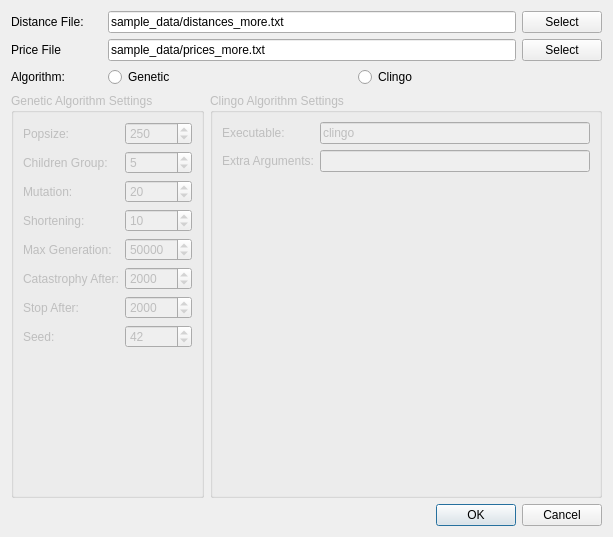
<?xml version="1.0" encoding="UTF-8"?>
<ui version="4.0">
 <class>OpenDialog</class>
 <widget class="QDialog" name="OpenDialog">
  <property name="geometry">
   <rect>
    <x>0</x>
    <y>0</y>
    <width>613</width>
    <height>537</height>
   </rect>
  </property>
  <property name="windowTitle">
   <string>Dialog</string>
  </property>
  <layout class="QGridLayout" name="gridLayout" rowstretch="0,0,0,0,1,0">
   <item row="1" column="0">
    <widget class="QLabel" name="label">
     <property name="text">
      <string>Distance File:</string>
     </property>
    </widget>
   </item>
   <item row="1" column="4">
    <layout class="QHBoxLayout" name="distancesLayout">
     <item>
      <widget class="QLineEdit" name="distancesFileEdit">
       <property name="text">
        <string>sample_data/distances_more.txt</string>
       </property>
      </widget>
     </item>
     <item>
      <widget class="QPushButton" name="distancesFileButton">
       <property name="text">
        <string>Select</string>
       </property>
      </widget>
     </item>
    </layout>
   </item>
   <item row="2" column="0">
    <widget class="QLabel" name="label_2">
     <property name="text">
      <string>Price File</string>
     </property>
    </widget>
   </item>
   <item row="2" column="4">
    <layout class="QHBoxLayout" name="pricesLayout">
     <item>
      <widget class="QLineEdit" name="pricesFileEdit">
       <property name="text">
        <string>sample_data/prices_more.txt</string>
       </property>
      </widget>
     </item>
     <item>
      <widget class="QPushButton" name="pricesFileButton">
       <property name="text">
        <string>Select</string>
       </property>
      </widget>
     </item>
    </layout>
   </item>
   <item row="5" column="4">
    <widget class="QDialogButtonBox" name="dialogButton">
     <property name="orientation">
      <enum>Qt::Horizontal</enum>
     </property>
     <property name="standardButtons">
      <set>QDialogButtonBox::Cancel|QDialogButtonBox::Ok</set>
     </property>
    </widget>
   </item>
   <item row="4" column="0" colspan="5">
    <layout class="QHBoxLayout" name="horizontalLayout_3" stretch="0,0">
     <item>
      <widget class="QGroupBox" name="geneticOptions">
       <property name="enabled">
        <bool>false</bool>
       </property>
       <property name="title">
        <string>Genetic Algorithm Settings</string>
       </property>
       <layout class="QFormLayout" name="formLayout_2">
        <property name="fieldGrowthPolicy">
         <enum>QFormLayout::ExpandingFieldsGrow</enum>
        </property>
        <item row="0" column="0">
         <widget class="QLabel" name="label_5">
          <property name="text">
           <string>Popsize:</string>
          </property>
         </widget>
        </item>
        <item row="0" column="1">
         <widget class="QSpinBox" name="popSizeEdit">
          <property name="maximum">
           <number>1000000</number>
          </property>
          <property name="value">
           <number>250</number>
          </property>
         </widget>
        </item>
        <item row="1" column="0">
         <widget class="QLabel" name="label_6">
          <property name="text">
           <string>Children Group:</string>
          </property>
         </widget>
        </item>
        <item row="1" column="1">
         <widget class="QSpinBox" name="childrenGroupEdit">
          <property name="maximum">
           <number>1000000</number>
          </property>
          <property name="value">
           <number>5</number>
          </property>
         </widget>
        </item>
        <item row="2" column="0">
         <widget class="QLabel" name="label_7">
          <property name="text">
           <string>Mutation:</string>
          </property>
         </widget>
        </item>
        <item row="2" column="1">
         <widget class="QSpinBox" name="mutationEdit">
          <property name="maximum">
           <number>1000000</number>
          </property>
          <property name="value">
           <number>20</number>
          </property>
         </widget>
        </item>
        <item row="3" column="0">
         <widget class="QLabel" name="label_8">
          <property name="text">
           <string>Shortening:</string>
          </property>
         </widget>
        </item>
        <item row="3" column="1">
         <widget class="QSpinBox" name="shorteningEdit">
          <property name="maximum">
           <number>1000000</number>
          </property>
          <property name="value">
           <number>10</number>
          </property>
         </widget>
        </item>
        <item row="4" column="0">
         <widget class="QLabel" name="label_9">
          <property name="text">
           <string>Max Generation:</string>
          </property>
         </widget>
        </item>
        <item row="4" column="1">
         <widget class="QSpinBox" name="maxGenerationsEdit">
          <property name="maximum">
           <number>1000000</number>
          </property>
          <property name="value">
           <number>50000</number>
          </property>
         </widget>
        </item>
        <item row="5" column="0">
         <widget class="QLabel" name="label_4">
          <property name="text">
           <string>Catastrophy After:</string>
          </property>
         </widget>
        </item>
        <item row="7" column="0">
         <widget class="QLabel" name="label_10">
          <property name="text">
           <string>Seed:</string>
          </property>
         </widget>
        </item>
        <item row="5" column="1">
         <widget class="QSpinBox" name="catastrophyEdit">
          <property name="maximum">
           <number>1000000</number>
          </property>
          <property name="value">
           <number>2000</number>
          </property>
         </widget>
        </item>
        <item row="7" column="1">
         <widget class="QSpinBox" name="seedEdit">
          <property name="maximum">
           <number>1000000</number>
          </property>
          <property name="value">
           <number>42</number>
          </property>
         </widget>
        </item>
        <item row="6" column="0">
         <widget class="QLabel" name="stopAfterLabel">
          <property name="text">
           <string>Stop After:</string>
          </property>
         </widget>
        </item>
        <item row="6" column="1">
         <widget class="QSpinBox" name="stopAfterEdit">
          <property name="maximum">
           <number>1000000</number>
          </property>
          <property name="value">
           <number>2000</number>
          </property>
         </widget>
        </item>
       </layout>
      </widget>
     </item>
     <item>
      <widget class="QGroupBox" name="clingoOptions">
       <property name="enabled">
        <bool>false</bool>
       </property>
       <property name="title">
        <string>Clingo Algorithm Settings</string>
       </property>
       <layout class="QFormLayout" name="formLayout">
        <property name="fieldGrowthPolicy">
         <enum>QFormLayout::ExpandingFieldsGrow</enum>
        </property>
        <item row="1" column="0">
         <widget class="QLabel" name="clingoExecutableLabel">
          <property name="text">
           <string>Executable:</string>
          </property>
         </widget>
        </item>
        <item row="1" column="1">
         <widget class="QLineEdit" name="clingoExecutableEdit">
          <property name="text">
           <string>clingo</string>
          </property>
         </widget>
        </item>
        <item row="2" column="1">
         <widget class="QLineEdit" name="clingoArgsEdit"/>
        </item>
        <item row="2" column="0">
         <widget class="QLabel" name="clingoArgsLabel">
          <property name="text">
           <string>Extra Arguments:</string>
          </property>
         </widget>
        </item>
       </layout>
      </widget>
     </item>
    </layout>
   </item>
   <item row="3" column="0">
    <widget class="QLabel" name="label_3">
     <property name="text">
      <string>Algorithm:</string>
     </property>
    </widget>
   </item>
   <item row="3" column="4">
    <layout class="QHBoxLayout" name="horizontalLayout_4">
     <item>
      <widget class="QRadioButton" name="geneticButton">
       <property name="text">
        <string>Genetic</string>
       </property>
      </widget>
     </item>
     <item>
      <widget class="QRadioButton" name="clingoButton">
       <property name="text">
        <string>Clingo</string>
       </property>
      </widget>
     </item>
    </layout>
   </item>
  </layout>
 </widget>
 <resources/>
 <connections>
  <connection>
   <sender>dialogButton</sender>
   <signal>accepted()</signal>
   <receiver>OpenDialog</receiver>
   <slot>accept()</slot>
   <hints>
    <hint type="sourcelabel">
     <x>248</x>
     <y>254</y>
    </hint>
    <hint type="destinationlabel">
     <x>157</x>
     <y>274</y>
    </hint>
   </hints>
  </connection>
  <connection>
   <sender>dialogButton</sender>
   <signal>rejected()</signal>
   <receiver>OpenDialog</receiver>
   <slot>reject()</slot>
   <hints>
    <hint type="sourcelabel">
     <x>316</x>
     <y>260</y>
    </hint>
    <hint type="destinationlabel">
     <x>286</x>
     <y>274</y>
    </hint>
   </hints>
  </connection>
 </connections>
</ui>
